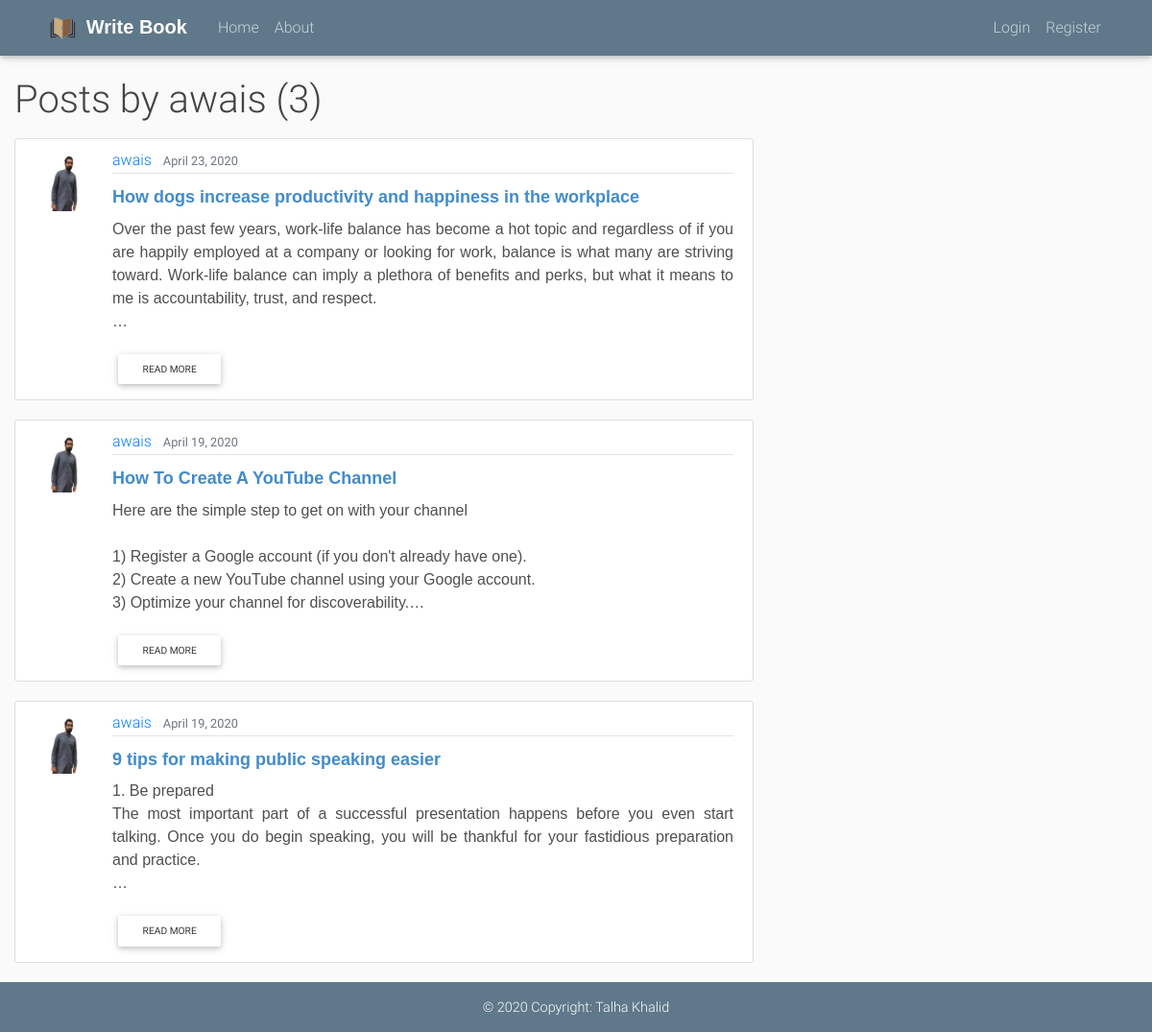
Screenshot of /user/awais with the database file from the repository.
### blog/models.py (models this page shows, shortened)
class Post(models.Model):
    title = models.CharField(max_length=100)
    content = models.TextField()
    date_posted = models.DateTimeField(default=timezone.now)
    author = models.ForeignKey(User, on_delete=models.CASCADE)

### users/models.py (models this page shows, shortened)
class Profile(models.Model):
    user = models.OneToOneField(User, on_delete=models.CASCADE)
    image = models.ImageField(default='default.png', upload_to='profile_pics')

### blog/views.py (the view)
# urls.py: path('user/<str:username>', UserPostListView.as_view(), name='user-posts'),
class UserPostListView(ListView):
    model = Post
    template_name = 'blog/user_posts.html'  # <app>/<model>_<viewtype>.html
    context_object_name = 'posts'
    paginate_by = 5
    def get_queryset(self):
        user = get_object_or_404(User, username=self.kwargs.get('username'))
        return Post.objects.filter(author=user).order_by('-date_posted')

### templates/blog/user_posts.html (shortened to what this page needs)
{% extends 'base.html' %}
{% load static %}
{% block content %}
      <div class="col-md-8">
        <h1 class="mb-3">Posts by {{ view.kwargs.username }} ({{ page_obj.paginator.count }})</h1>
        {% for post in posts %}
        <article class="media content-section">
        <img class='rounded-cirle article-img' src="{{ post.author.profile.image.url }}">
        <div class="media-body">
            <div class="article-metadata">
            <a class="mr-2" href="{% url 'user-posts' post.author.username %}">{{ post.author }}</a>
            <small class="text-muted">{{ post.date_posted |date:"F d, Y" }}</small>
            </div>
            <h3><a class=" article-title" href="{% url 'post-detail' post.id %}">{{ post.title }}</a></h3>
            <p class="dark-grey-text article-content blog-home-text-content">{{ post.content }}</p>
            <a href="{% url 'post-detail' post.id %}" class="btn btn-sm btn-rounded btn-md">Read more</a>
        </div>
        </article>
        {% endfor %}
        </div>
{% endblock %}

### main/static/css/main.css (style rules this page uses)
body { background: #fafafa; color: #333333; margin-top: 5rem; }
h1, h2, h3, h4, h5, h6 { color: #444444; }
.content-section { background: #ffffff; padding: 10px 20px; border: 1px solid #dddddd; border-radius: 3px; margin-bottom: 20px; }
.article-title { color: #444444; }
.article-content { white-space: pre-line; }
.article-img { height: 65px; width: 65px; margin-right: 16px; }
.article-metadata { padding-bottom: 1px; margin-bottom: 4px; border-bottom: 1px solid #e3e3e3 }

### rows the page displays
Post: author.profile.image (picture), author "awais", date_posted "April 23, 2020", title "How dogs increase productivity and happiness in the workplace", content "Over the past few years, work-life balance has become a hot topic and regardless of if you are happily employed at a company or looking for work, balance is what many are striving toward. Work-life balance can imply a plethora of benefits and perks, but what it means to me is accountability, trust, and…"
Post: author.profile.image (picture), author "awais", date_posted "April 19, 2020", title "How To Create A YouTube Channel", content "Here are the simple step to get on with your channel 1) Register a Google account (if you don't already have one). 2) Create a new YouTube channel using your Google account. 3) Optimize your channel for…"
Post: author.profile.image (picture), author "awais", date_posted "April 19, 2020", title "9 tips for making public speaking easier", content "1. Be prepared The most important part of a successful presentation happens before you even start talking. Once you do begin speaking, you will be thankful for your fastidious preparation and…"

### other values shown
{{ view.kwargs.username }} "awais"
{{ page_obj.paginator.count }} "3"
